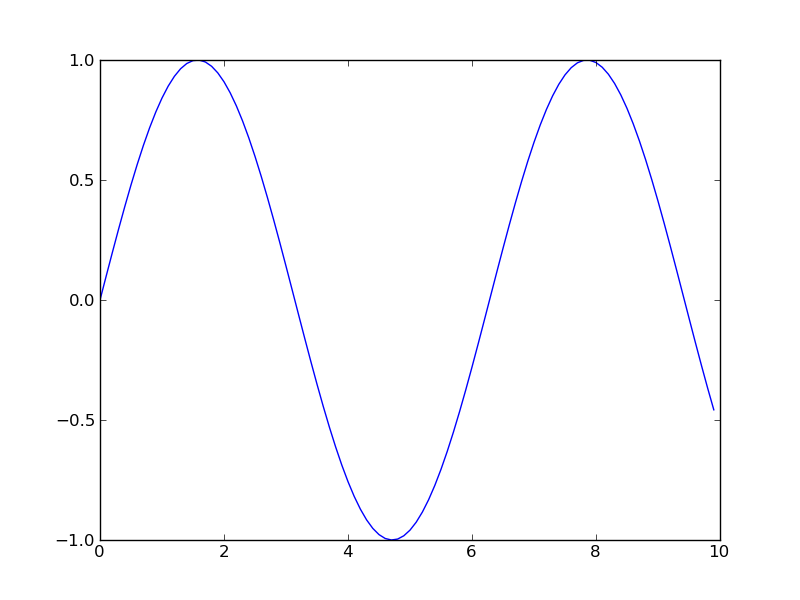

The script that saved this image:
import pylab as p

x = p.arange(0, 10, 0.1)
y = p.sin(x)
p.plot(x, y)
p.show()

# p.savefig('pylabdemo.png', format='png')
